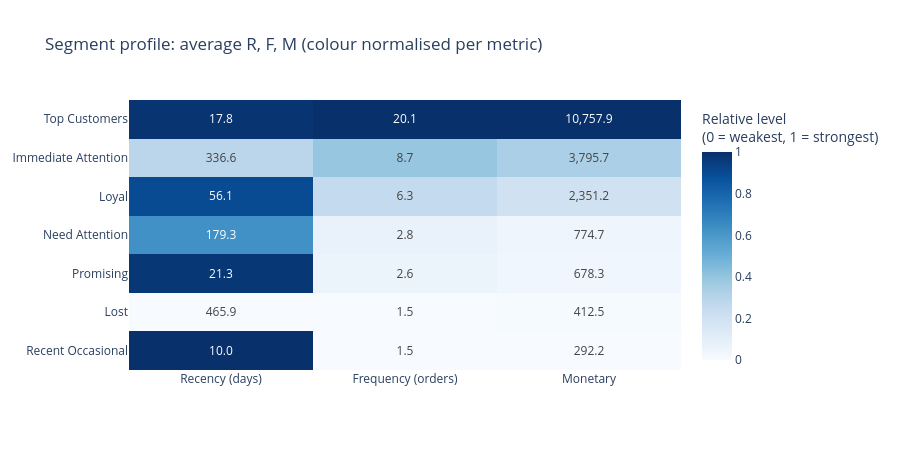

The code cell stored with this chart in its notebook:
### Code cell
fig = go.Figure(go.Heatmap(
    z=profile_norm.values,
    x=[col_labels[c] for c in profile.columns],
    y=profile.index,
    text=profile.values,
    texttemplate="%{text:,.1f}",
    colorscale="Blues",
    colorbar_title="Relative level<br>(0 = weakest, 1 = strongest)",
    hovertemplate="%{y}<br>%{x}: %{text:,.2f}<extra></extra>",
))
fig.update_layout(
    title="Segment profile: average R, F, M (colour normalised per metric)",
    yaxis=dict(autorange="reversed"),
    height=450,
)
fig.show()

### Figure 1 — Plotly figure (JSON) as saved in the notebook; plotly's stock layout.template omitted (floating-point values rounded to 4 significant figures)
{"data": [{"colorbar": {"title": {"text": "Relative level<br>(0 = weakest, 1 = strongest)"}}, "colorscale": [[0, "rgb(247,251,255)"], [0.125, "rgb(222,235,247)"], [0.25, "rgb(198,219,239)"], [0.375, "rgb(158,202,225)"], [0.5, "rgb(107,174,214)"], [0.625, "rgb(66,146,198)"], [0.75, "rgb(33,113,181)"], [0.875, "rgb(8,81,156)"], [1, "rgb(8,48,107)"]], "hovertemplate": "%{y}<br>%{x}: %{text:,.2f}<extra></extra>", "text": [[17.76, 20.05, 10760.0], [336.6, 8.74, 3796.0], [56.14, 6.26, 2351.0], [179.3, 2.78, 774.7], [21.3, 2.63, 678.3], [465.9, 1.48, 412.5], [9.97, 1.5, 292.2]], "texttemplate": "%{text:,.1f}", "type": "heatmap", "x": ["Recency (days)", "Frequency (orders)", "Monetary"], "y": ["Top Customers", "Immediate Attention", "Loyal", "Need Attention", "Promising", "Lost", "Recent Occasional"], "z": [[0.9829, 1.0, 1.0], [0.2836, 0.391, 0.3348], [0.8987, 0.2574, 0.1967], [0.6286, 0.07001, 0.04611], [0.9752, 0.06193, 0.03689], [0.0, 0.0, 0.01149], [1.0, 0.001077, 0.0]]}], "layout": {"height": 450, "title": {"text": "Segment profile: average R, F, M (colour normalised per metric)"}, "yaxis": {"autorange": "reversed"}}}
